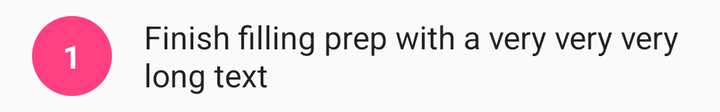
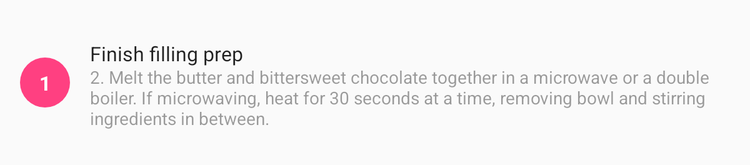

An Android layout and its configuration variant, each rendered on a device that would load it. The default file and the variant file are quoted in full after the pictures.
<!-- AndroidManifest.xml: application theme AppTheme -->
<!-- res/layout/step_card_layout.xml -->
<?xml version="1.0" encoding="utf-8"?>
<android.support.constraint.ConstraintLayout xmlns:android="http://schemas.android.com/apk/res/android"
    xmlns:tools="http://schemas.android.com/tools"
    android:layout_width="match_parent"
    android:layout_height="wrap_content"
    android:minHeight="56dp"
    xmlns:app="http://schemas.android.com/apk/res-auto">

    
    <ImageView
        android:id="@+id/iv_step_image"
        android:layout_width="40dp"
        android:layout_height="40dp"
        android:layout_marginTop="8dp"
        android:layout_marginBottom="8dp"
        android:layout_marginLeft="16dp"
        android:layout_marginStart="16dp"
        android:layout_marginRight="16dp"
        android:layout_marginEnd="16dp"
        app:layout_constraintLeft_toLeftOf="parent"
        app:layout_constraintTop_toTopOf="parent"
        app:layout_constraintBottom_toBottomOf="parent"
        android:src="@drawable/round_shape"
        android:contentDescription="@string/cd_current_step"
        />

    <TextView
        android:id="@+id/tv_step_number"
        android:layout_width="wrap_content"
        android:layout_height="wrap_content"
        tools:text="1"
        app:layout_constraintLeft_toLeftOf="@id/iv_step_image"
        app:layout_constraintRight_toRightOf="@id/iv_step_image"
        app:layout_constraintTop_toTopOf="@id/iv_step_image"
        app:layout_constraintBottom_toBottomOf="@id/iv_step_image"
        style="@style/ListItemLine1Text"
        android:textColor="@android:color/white"
        android:textStyle="bold"
        />

    <TextView
        android:layout_width="0dp"
        android:id="@+id/tv_step_name"
        app:layout_constraintTop_toTopOf="parent"
        app:layout_constraintBottom_toBottomOf="parent"
        app:layout_constraintLeft_toRightOf="@id/iv_step_image"
        app:layout_constraintRight_toRightOf="parent"
        tools:text = "Finish filling prep with a very very very long text"
        style="@style/ListItemLine1Text"
        />

</android.support.constraint.ConstraintLayout>
<!-- resources referenced by this layout -->
<resources>
  <!-- drawable round_shape (drawable) -->
  <?xml version="1.0" encoding="utf-8"?>
  <selector xmlns:android="http://schemas.android.com/apk/res/android">
      <item>
          <shape android:shape="oval">
              <size android:width="40dp"
                  android:height="40dp"/>
              <solid android:color="@color/colorAccent"/>
          </shape>
      </item>
  </selector>
  <string name="cd_current_step">Current step</string>
  <style name="ListItemLine1Text" parent="MaterialTextView">
          <item name="android:textColor">@color/colorLine1Text</item>
          <item name="android:textSize">16sp</item>
      </style>
  <style name="AppTheme" parent="Theme.AppCompat.Light.DarkActionBar">
          
          <item name="colorPrimary">@color/colorPrimary</item>
          <item name="colorPrimaryDark">@color/colorPrimaryDark</item>
          <item name="colorAccent">@color/colorAccent</item>
      </style>
  <color name="colorAccent">#FF4081</color>
  <!-- from res/values-v17/ -->
  <style name="MaterialTextView">
          <item name="android:fontFamily">"sans-serif"</item>
          <item name="android:paddingLeft">16dp</item>
          <item name="android:paddingRight">16dp</item>
          <item name="android:paddingStart">16dp</item>
          <item name="android:paddingEnd">16dp</item>
          <item name="android:layout_width">wrap_content</item>
          <item name="android:layout_height">wrap_content</item>
      </style>
  <color name="colorLine1Text">#de000000</color>
  <color name="colorPrimary">#3F51B5</color>
  <color name="colorPrimaryDark">#303F9F</color>
</resources>
<!-- res/layout-sw600dp-port/step_card_layout.xml (the repository's variant of the layout above) -->
<!-- drawn on a 7-inch tablet held upright -->
<?xml version="1.0" encoding="utf-8"?>
<android.support.constraint.ConstraintLayout xmlns:android="http://schemas.android.com/apk/res/android"
    xmlns:tools="http://schemas.android.com/tools"
    android:layout_width="match_parent"
    android:layout_height="wrap_content"
    android:minHeight="72dp"
    xmlns:app="http://schemas.android.com/apk/res-auto">

    <android.support.constraint.Guideline
        android:id="@+id/guideline_32"
        android:layout_width="match_parent"
        android:layout_height="1dp"
        app:layout_constraintGuide_begin="32dp"
        android:orientation="horizontal"
        />
    <android.support.constraint.Guideline
        android:id="@+id/guideline_52"
        android:layout_width="match_parent"
        android:layout_height="1dp"
        app:layout_constraintGuide_begin="52dp"
        android:orientation="horizontal"
        />
    
    <ImageView
        android:id="@+id/iv_step_image"
        android:layout_width="40dp"
        android:layout_height="40dp"
        android:layout_margin="16dp"
        app:layout_constraintLeft_toLeftOf="parent"
        app:layout_constraintTop_toTopOf="parent"
        app:layout_constraintBottom_toBottomOf="parent"
        android:src="@drawable/round_shape"
        android:contentDescription="@string/cd_current_step"
        />

    <TextView
        android:id="@+id/tv_step_number"
        android:layout_width="wrap_content"
        android:layout_height="wrap_content"
        tools:text="1"
        app:layout_constraintLeft_toLeftOf="@id/iv_step_image"
        app:layout_constraintRight_toRightOf="@id/iv_step_image"
        app:layout_constraintTop_toTopOf="@id/iv_step_image"
        app:layout_constraintBottom_toBottomOf="@id/iv_step_image"
        style="@style/ListItemLine1Text"
        android:textColor="@android:color/white"
        android:textStyle="bold"
        />

    <TextView
        android:id="@+id/tv_step_name"
        app:layout_constraintTop_toBottomOf="@id/guideline_32"
        app:layout_constraintLeft_toRightOf="@id/iv_step_image"
        tools:text = "Finish filling prep"
        style="@style/ListItemLine1Text"
        />
    <TextView
        android:id="@+id/tv_step_full_description"
        android:layout_width="0dp"
        app:layout_constraintTop_toBottomOf="@id/guideline_52"
        app:layout_constraintLeft_toLeftOf="@id/tv_step_name"
        app:layout_constraintRight_toRightOf="parent"
        tools:text = "2. Melt the butter and bittersweet chocolate together in a microwave or a double boiler. If microwaving, heat for 30 seconds at a time, removing bowl and stirring ingredients in between."
        style="@style/ListItemLine2Text"
        android:paddingBottom="28dp"
        />

</android.support.constraint.ConstraintLayout>
<!-- resources referenced by the variant -->
<!-- as a 7-inch tablet held upright resolves them -->
<resources>
  <!-- drawable round_shape (drawable) -->
  <?xml version="1.0" encoding="utf-8"?>
  <selector xmlns:android="http://schemas.android.com/apk/res/android">
      <item>
          <shape android:shape="oval">
              <size android:width="40dp"
                  android:height="40dp"/>
              <solid android:color="@color/colorAccent"/>
          </shape>
      </item>
  </selector>
  <string name="cd_current_step">Current step</string>
  <style name="ListItemLine1Text" parent="MaterialTextView">
          <item name="android:textColor">@color/colorLine1Text</item>
          <item name="android:textSize">16sp</item>
      </style>
  <style name="ListItemLine2Text" parent="MaterialTextView">
          <item name="android:textColor">@color/colorLine2Text</item>
          <item name="android:textSize">14sp</item>
      </style>
  <style name="AppTheme" parent="Theme.AppCompat.Light.DarkActionBar">
          
          <item name="colorPrimary">@color/colorPrimary</item>
          <item name="colorPrimaryDark">@color/colorPrimaryDark</item>
          <item name="colorAccent">@color/colorAccent</item>
      </style>
  <color name="colorAccent">#FF4081</color>
  <!-- from res/values-v17/ -->
  <style name="MaterialTextView">
          <item name="android:fontFamily">"sans-serif"</item>
          <item name="android:paddingLeft">16dp</item>
          <item name="android:paddingRight">16dp</item>
          <item name="android:paddingStart">16dp</item>
          <item name="android:paddingEnd">16dp</item>
          <item name="android:layout_width">wrap_content</item>
          <item name="android:layout_height">wrap_content</item>
      </style>
  <color name="colorLine1Text">#de000000</color>
  <color name="colorLine2Text">#63000000</color>
  <color name="colorPrimary">#3F51B5</color>
  <color name="colorPrimaryDark">#303F9F</color>
</resources>
